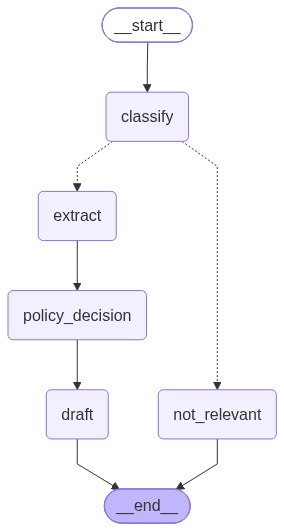

Generate this figure with Python:
"""
Wires the individual node functions into a LangGraph StateGraph.

This is the "shape" of the agent. Notice how little logic actually lives
here -- graph.py is just plumbing. All the "thinking" is in nodes/.
"""
from langgraph.graph import StateGraph, START, END

from state import GraphState
from nodes.classify import classify_email
from nodes.extract import extract_student_info
from nodes.policy_decision import apply_policy
from nodes.draft import draft_reply


def _mark_not_relevant(state: GraphState) -> GraphState:
    return {"status": "not a student-assignment email -- skipped, no draft created"}


def _route_after_classification(state: GraphState) -> str:
    """Conditional edge: only extension/late/grade emails proceed to drafting."""
    return "extract" if state["is_relevant"] else "not_relevant"


def build_graph():
    graph = StateGraph(GraphState)

    graph.add_node("classify", classify_email)
    graph.add_node("extract", extract_student_info)
    graph.add_node("policy_decision", apply_policy)
    graph.add_node("draft", draft_reply)
    graph.add_node("not_relevant", _mark_not_relevant)

    graph.add_edge(START, "classify")
    graph.add_conditional_edges(
        "classify",
        _route_after_classification,
        {"extract": "extract", "not_relevant": "not_relevant"},
    )
    graph.add_edge("extract", "policy_decision")
    graph.add_edge("policy_decision", "draft")
    graph.add_edge("draft", END)
    graph.add_edge("not_relevant", END)

    return graph.compile()


# Build once, reuse across runs
student_email_agent = build_graph()


if __name__ == "__main__":
    try:
        # Generate the PNG binary data from the compiled graph
        png_data = student_email_agent.get_graph().draw_mermaid_png()
        
        # Save the binary data to a file
        output_filename = "graph.png"
        with open(output_filename, "wb") as f:
            f.write(png_data)
            
        print(f"Successfully saved graph visualization to: {output_filename}")
        
    except Exception as e:
        print(f"Failed to save graph image: {e}")
        print("Tip: Ensure you have 'pygraphviz' or 'grandalf' installed if using local rendering,")
        print("or that you have an active internet connection for the remote Mermaid API fallback.")
